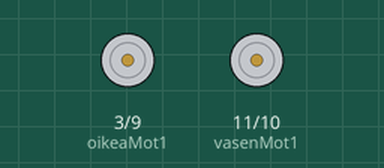
Recording of a sketch running on a simulated Arduino Uno, built with avr-gcc and run on an emulated ATmega328P. Shown: motor-driver pin pairs drawn as motors (green arrow = first pin HIGH = forward, orange = second pin HIGH = backward, longer = more drive). Random numbers use the default seed unless the sketch sets one.

Above: at 0.1 s.
At 3.6 s:
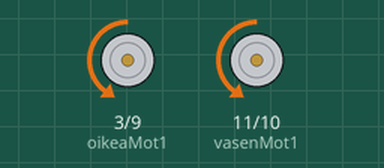
At 23.6 s:
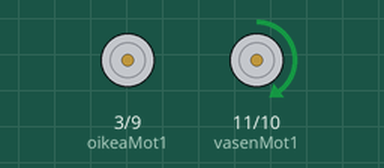
At 38.6 s:
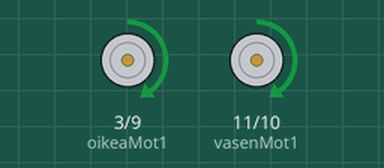
Timing chart, 0 to 40.0 s (numbered marks = the images above):
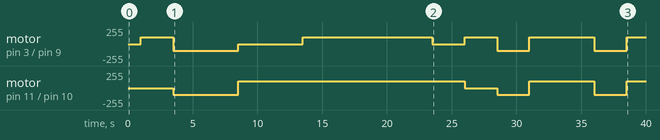

Measured:
- by itself, motor on pin 3 (oikeaMot1) / pin 9 (oikeaMot2): stopped → forward 100/255 at 1.0 s, → backward 100/255 2.5 s later, → stopped 5.0 s later, → forward 100/255 5.0 s later, … (10 changes in this stretch)
- by itself, motor on pin 11 (vasenMot1) / pin 10 (vasenMot2): stopped → backward 100/255 at 3.5 s, → forward 100/255 5.0 s later, → stopped 17.5 s later, → backward 100/255 2.5 s later, … (7 changes in this stretch)

The sketch:

05.1_pyorilla_ajeleva_robotti.ino
```cpp
// Tämä ohjelma sopii vaihteistettujen DC-moottoreiden ohjaamiseen.
// moottorin kontrollointipinnit ja niitä vastaavat Arduino-portit:
int oikeaMot1 = 3;
int oikeaMot2 = 9;
int vasenMot1 = 11;
int vasenMot2 = 10;

//Määrittele seuraavaksi pari muuttujaa, joiden avulla moottorien toimintaa ohjaillaan - nopeus ja toiminto:
int nopeus=100;   // moottoreiden pyörimisnopeus
int toiminto=1;   // muuttuja saa arvoja välillä 1-4: robotilla on neljä eri toimintoa.

void setup(){
  //Määrittele Setup-osassa Arduino-portit ulostuloiksi:
  pinMode(oikeaMot1, OUTPUT);
  pinMode(oikeaMot2, OUTPUT);
  pinMode(vasenMot1, OUTPUT);
  pinMode(vasenMot2, OUTPUT);
}
void loop() {
  // Arvotaan luku välillä 1-4
  // Huom: random-funktio ei ota mukaan ylärajaa eli lukua 5!
  toiminto = (random(1,5));
  delay(1000);
  // Tähän kirjoitetaan seuraavaksi robotin eri toiminnot
  //Muuttujalle toiminto arvotaan yksi arvo neljästä, ja jokainen arvo tarkoittaa eri toimintoa.
  //Eteenpäin:
  if (toiminto == 1) {
    analogWrite(oikeaMot1, nopeus);// pyörii eteenpäin nopeudella "nopeus"
    analogWrite(oikeaMot2, 0);  // oikean moottorin nopeus taaksepäin on 0
    analogWrite(vasenMot1, nopeus);// pyörii eteenpäin nopeudella "nopeus"
    analogWrite(vasenMot2, 0);  // vasemman moottorin nopeus taaksepäin on 0
    delay(4000);   // robotti kulkee eteenpäin 4 sekuntia
  }
//Taaksepäin:

if (toiminto == 2) {
    analogWrite(oikeaMot1, 0);     // oikean moottorin nopeus eteenpäin on 0
    analogWrite(oikeaMot2, nopeus);// pyörii taaksepäin nopeudella "nopeus"
    analogWrite(vasenMot1, 0);   // vasemman moottorin nopeus eteenpäin on 0
    analogWrite(vasenMot2, nopeus);// pyörii taaksepäin nopeudella "nopeus"
    delay(1500);      // robotti kulkee taaksepäin 1,5 sekuntia
  }
//Käännös vasempaan:

if (toiminto == 3) {
    analogWrite(oikeaMot1, 0);     // oikean moottorin nopeus eteenpäin on 0
    analogWrite(oikeaMot2, 0);     // oikean moottorin nopeus taaksepäin on 0
    analogWrite(vasenMot1, nopeus);// vasen moottori pyörii eteenpäin
    analogWrite(vasenMot2, 0);     // vasemman moottorin nopeus taaksepäin on 0
    delay(1500);       // käännös kestää 1,5 sekuntia
  }
//Käännös oikeaan:

if (toiminto == 4) {
    analogWrite(oikeaMot1, nopeus); // oikea moottori pyörii eteenpäin
    analogWrite(oikeaMot2, 0);      // oikean moottorin nopeus taaksepäin on 0
    analogWrite(vasenMot1, 0);      // vasemman moottorin nopeus eteenpäin on 0
    analogWrite(vasenMot2, 0);      // vasemman moottorin nopeus taaksepäin on 0
    delay(1500);      // käännös kestää 1,5 sekuntia
}
}
```
